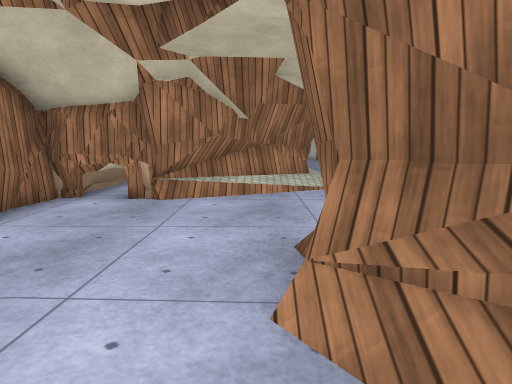
View 1 (above)

21 first-person views from a walk through a Unity game level. The camera is 1.2 m above the floor, tilts 8° down and sees 75° across. The floor is counted in squares, 1 m on a side. Each view is taken from the middle of a square. On the plan, view 1 faces up. The plan holds only what a view shows up to about 14 squares ahead; the rest is blank. The place goes on beyond the plan. The player character is not drawn. Surface patterns are stand-ins for the level's own textures.

View 2
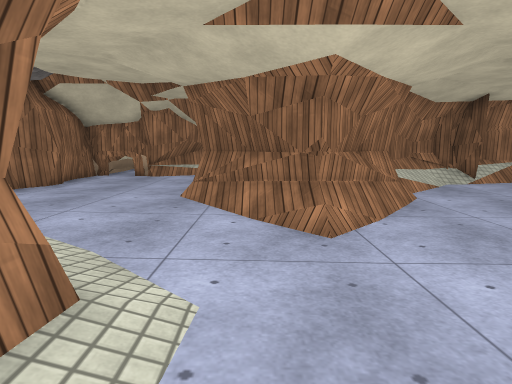

View 3
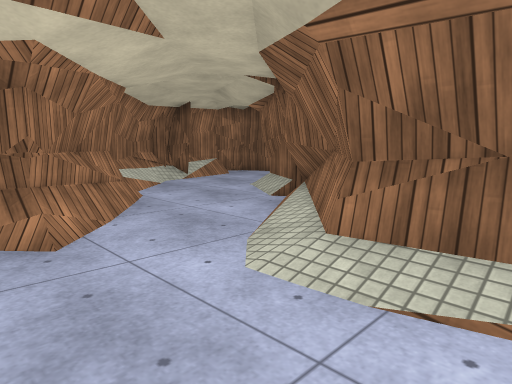

View 4
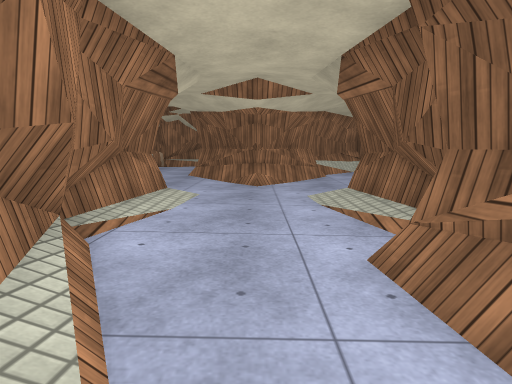

View 5
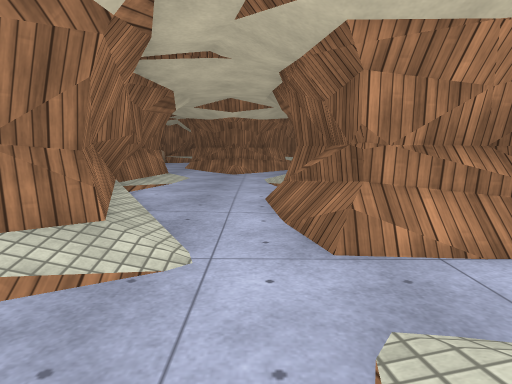

View 6
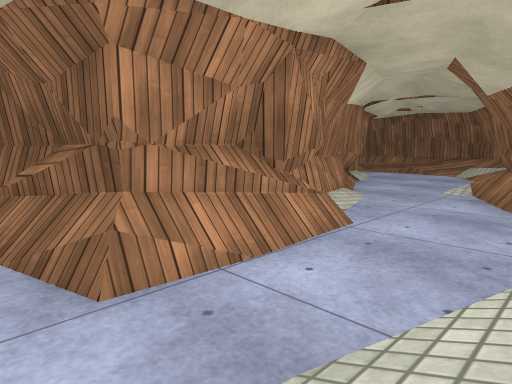

View 7
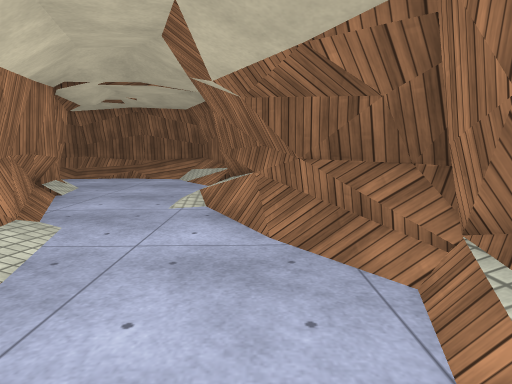

View 8
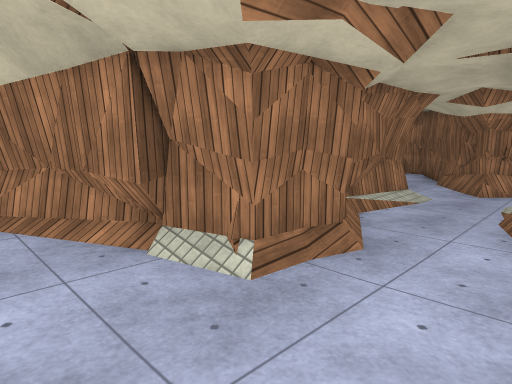

View 9
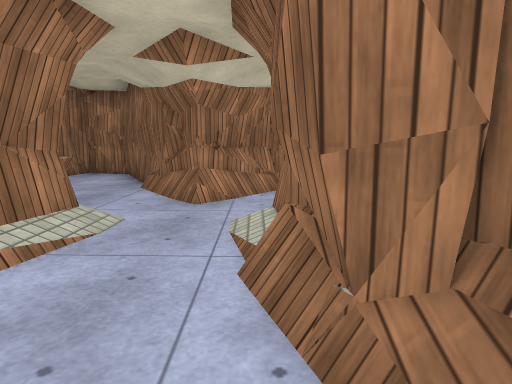

View 10
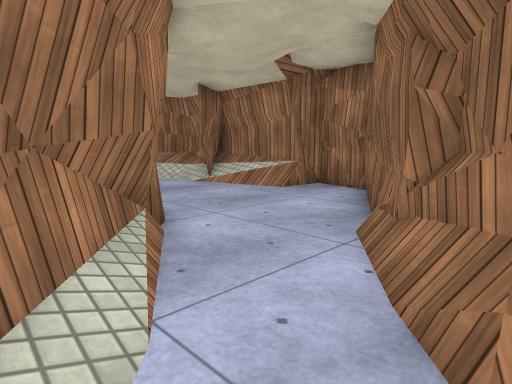

View 11
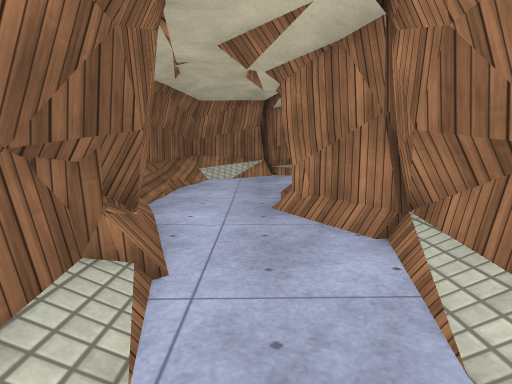

View 12
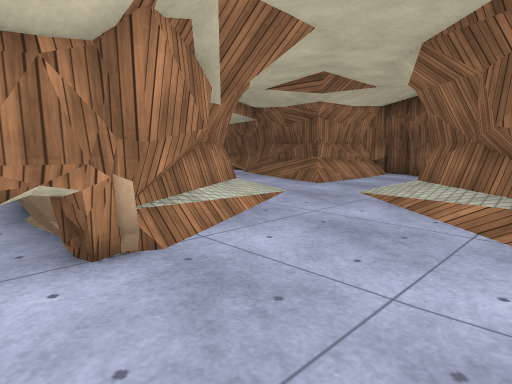

View 13
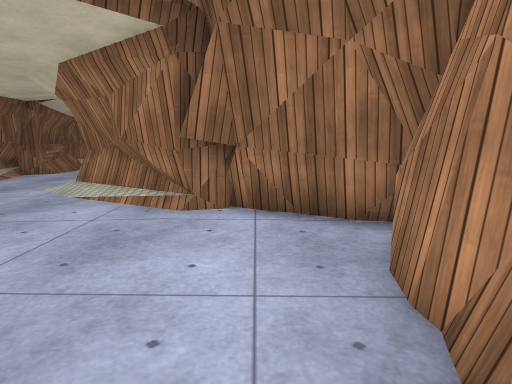

View 14
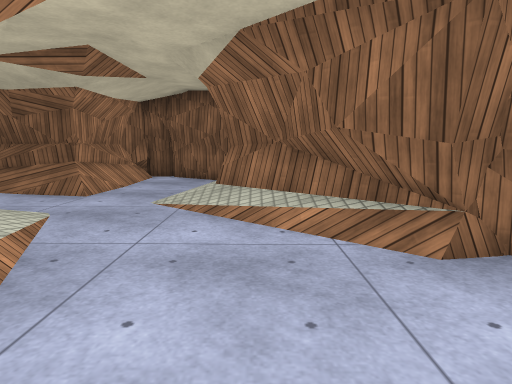

View 15
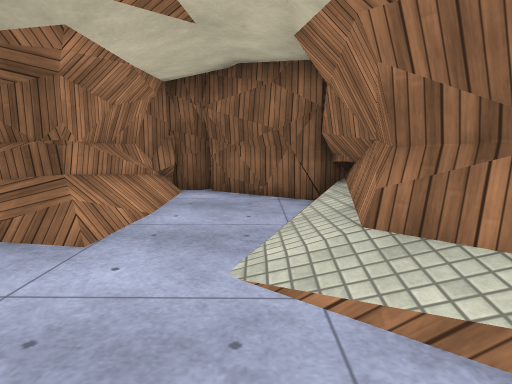

View 16
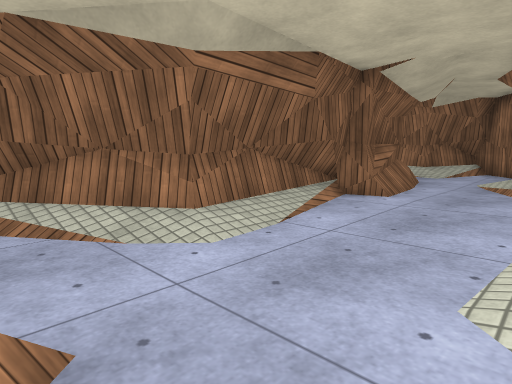

View 17
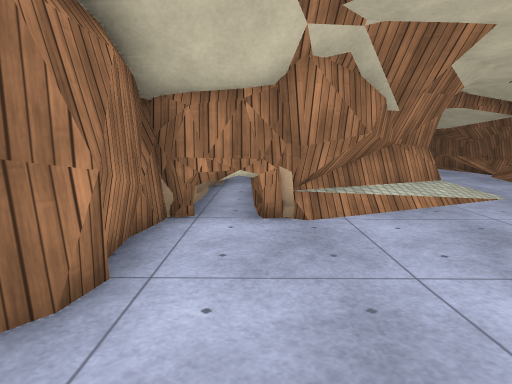

View 18
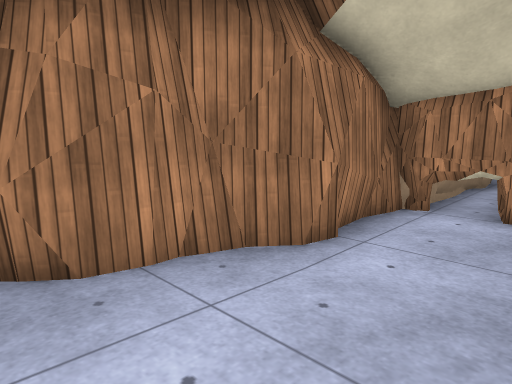

View 19
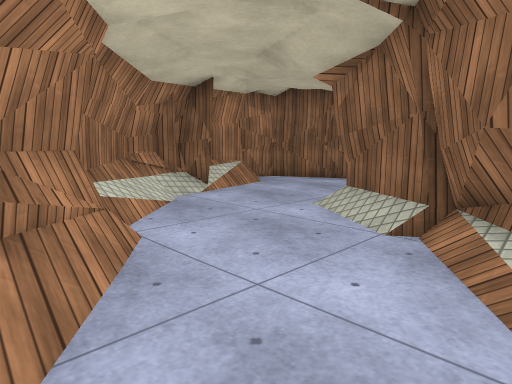

View 20
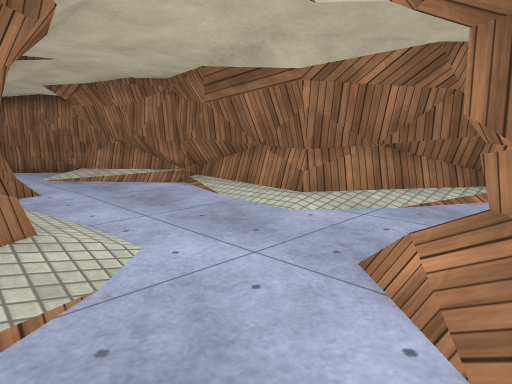

View 21
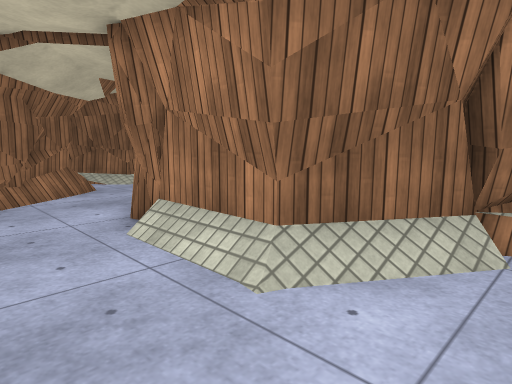

### Floor plan
Key: @ floor where view 1 was taken; # wall or solid block; . main floor; - floor 0.25 m lower than the main floor; / step, stairs or slope; = window, fence, low wall or low ledge; O other object.
Columns run from 6 left of view 1 to 21 right of it. Each row starts with its distance up from view 1.
 13           ..##
 12   #      ../#
 11   OO   #/../#####
 10   OO  ##/...////#
  9   OO ##/........#
  8  #OO##..../....####
  7  #.......//////#######
  6  #....../########//..#
  5  #......##  ##//.....#
  4 ##.....#=  ##/........#
  3 #......##  #/.........## ##
  2 #......#####/...///....###
  1 #....../###/.../#####....-
  0 ####..@./#/....##   ##.---##
 -1   ###....O....##     ##--/#
 -2     =#....../##       #--/#
 -3      ##..../##        #--##
 -4       ##.../#         #--##
 -5       ##.../#         ##--#
 -6        #...##          #--/#
 -7        #...##          #---#
 -8        #...#         ###--.#
 -9        #...#       ###..-./#
-10        ##..#    ####....../#
-11        ##..# #  #/......../#
-12        ##/.####..........O#
-13        #/...........######
-14        #..........###
-15        ##../####.##
-16         ##/#   ###
-17          ###

Positions as (right, up) in squares from view 1, and headings:
1: (0, 0), facing up
2: (2, -6), facing up
3: (2, -6), facing up-right
4: (3, -12), facing up
5: (4, -16), facing up
6: (4, -15), facing up-right
7: (7, -14), facing right
8: (20, -11), facing up-left
9: (19, -6), facing up
10: (18, -1), facing up-left
11: (18, 0), facing down
12: (-4, 4), facing up-right
13: (-4, 5), facing down
14: (-3, 6), facing right
15: (1, 8), facing right
16: (1, -1), facing down-right
17: (-3, 2), facing up
18: (-2, 1), facing up-left
19: (4, -2), facing up-right
20: (6, 0), facing down-left
21: (8, 4), facing down-right
